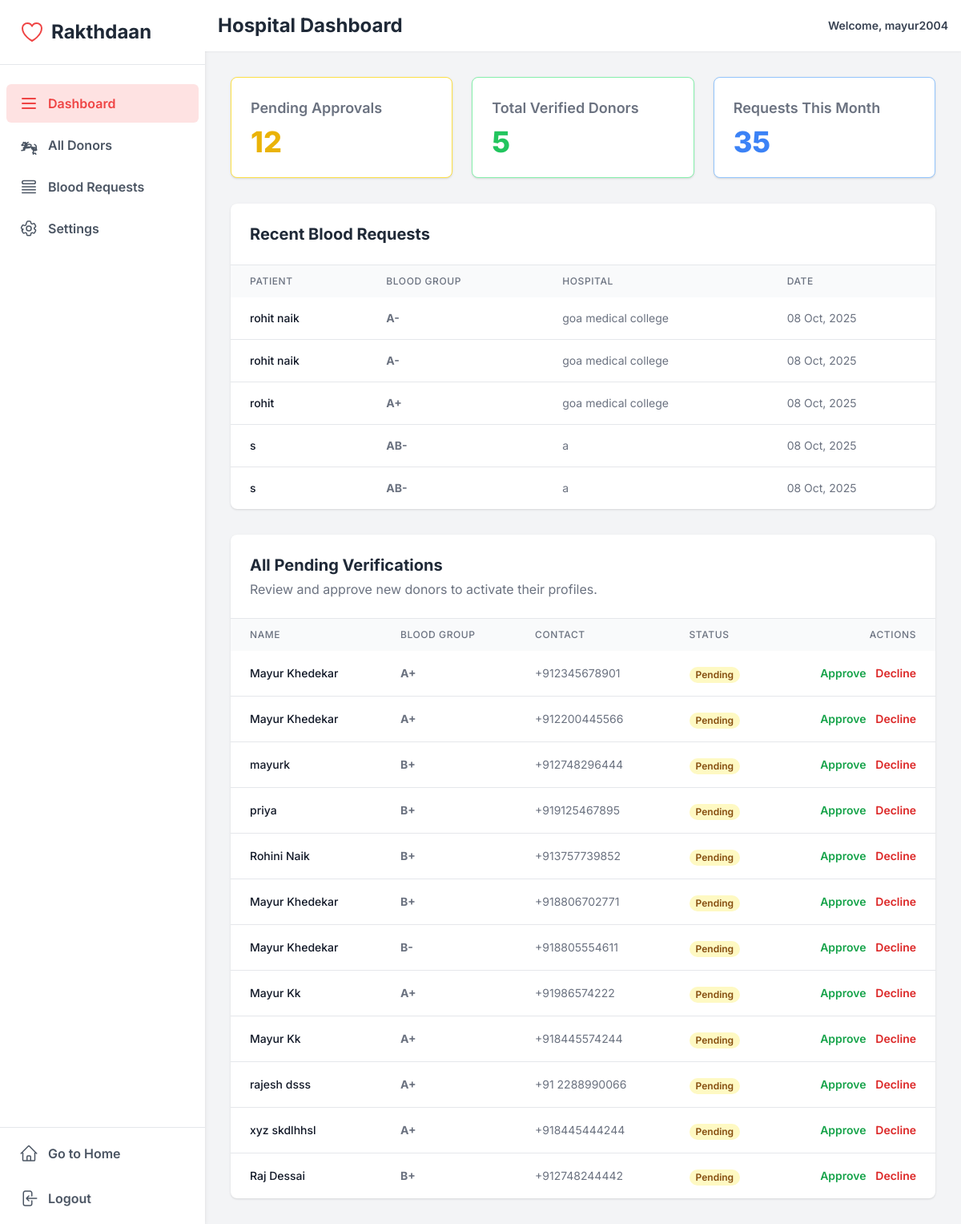
The page /admin-dashboard/ (signed in) on the database as committed earlier.
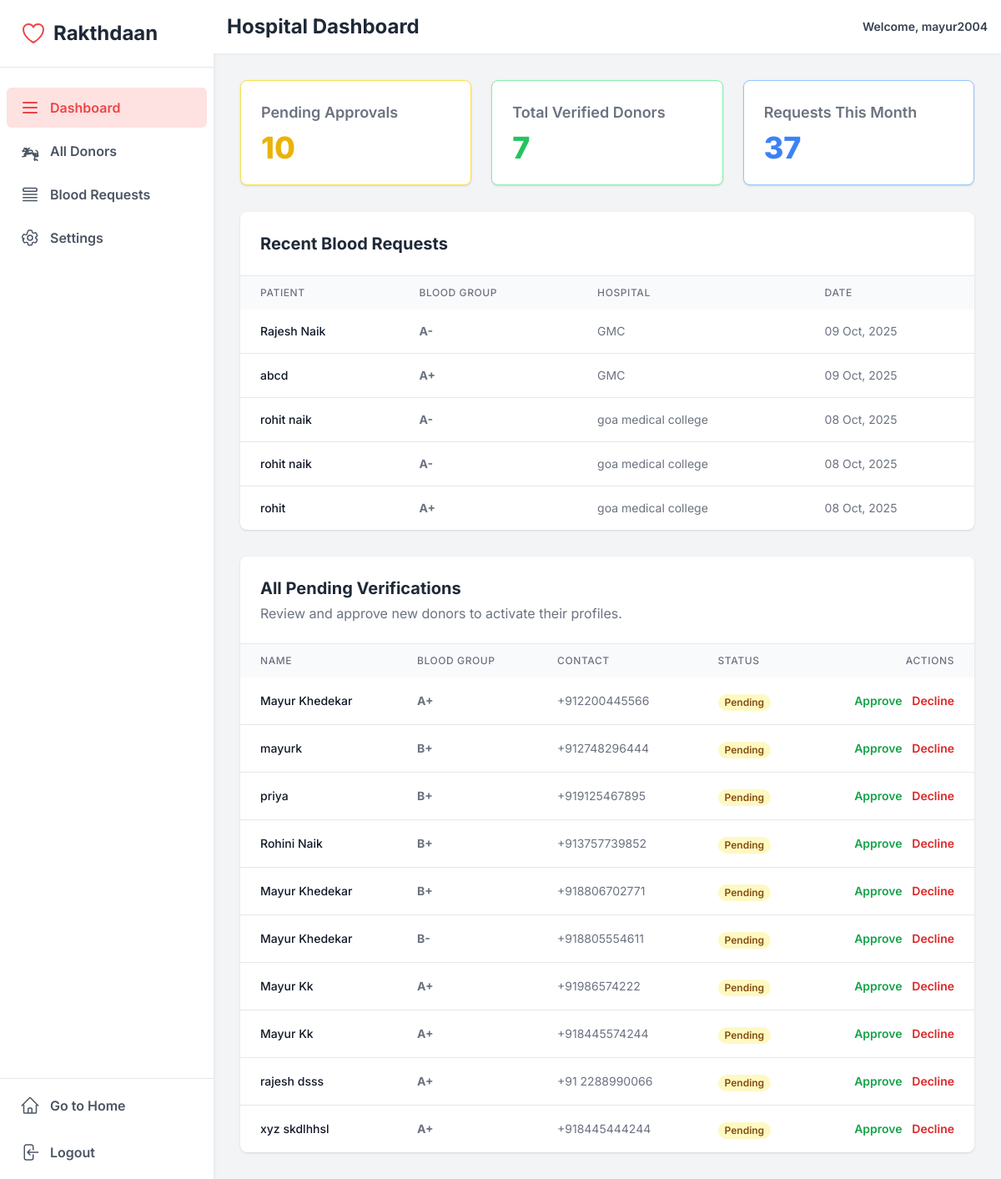
The same page on the database as committed later.
### home/models.py (models this page shows)
class Request_Blood(models.Model):
    patient_name = models.CharField(max_length=100, null=False, blank=False)
    blood_group = models.CharField(
        max_length=3, choices=BloodGroup.choices, null=False, blank=False)
    contact_number = models.CharField(max_length=10, null=False, blank=False)
    hospital_name = models.CharField(max_length=100, null=False, blank=False)
    created_at = models.DateTimeField(auto_now_add=True)

### donors/models.py (models this page shows, shortened)
class Donor(models.Model):
    user = models.OneToOneField(User, on_delete=models.CASCADE, null=True, blank=True)
    name = models.CharField(max_length=100, blank=False)
    age = models.IntegerField()
    gender = models.CharField(max_length=10, null=True, blank=True)
    blood_group = models.CharField(max_length=3, choices=BloodGroup.choices, blank=False, null=False)
    phone_number = PhoneNumberField(region="IN", null=True, blank=True, unique=True)
    email = models.EmailField(unique=True, blank=True, null=True)
    address = models.TextField(blank=True, null=True)
    last_donation_date = models.DateField(blank=True, null=True)
    is_active = models.BooleanField(default=True)
    is_verified = models.BooleanField(default=False)
    created_at = models.DateTimeField(auto_now_add=True)

### adminpanel/views.py (the view, shortened to what this page needs)
# urls.py: path('admin-dashboard/', admin_dashboard_view, name='admin_dashboard'),
@login_required
def admin_dashboard_view(request, donor_id=None, action=None):
    if not request.user.is_staff:
        messages.error(request, "You Do not have access to this page. Plz Contact Admin.")
        return redirect('/')
    if donor_id and action == "approve":
        donor = get_object_or_404(Donor, id=donor_id)
        donor.is_verified=True
        donor.save()
        messages.success(request, f"Donor '{donor.name}' has been successfully approved.")
        return redirect('admin_dashboard')
    pending_donors = Donor.objects.filter(is_verified=False)
    pending_donors_count = pending_donors.count()
    verified_donors_count = Donor.objects.filter(is_verified=True).count()
    day_30_days_ago = timezone.now()-datetime.timedelta(days=30)
    this_month_req_count = Request_Blood.objects.filter(created_at__gte=day_30_days_ago).count()
    latest_blood_requests = Request_Blood.objects.all().order_by('-created_at')[:5]
    context = {
        'pending_donors': pending_donors,
        'pending_donors_count': pending_donors_count,
        'verified_donors_count': verified_donors_count,
        'this_month_req_count': this_month_req_count,
        'latest_blood_requests': latest_blood_requests,
    }
    return render(request, "hospital_admin.html" , context)

### adminpanel/templates/hospital_admin.html (shortened to what the changed rows need)
{% extends "base.html" %}
{% block start %}
<div>
    <script src="https://cdn.tailwindcss.com"></script>
    <div class="h-screen flex overflow-hidden bg-gray-100">
        <aside class="w-64 bg-white shadow-md hidden md:flex flex-col flex-shrink-0">
            <div class="p-6 flex items-center space-x-2 border-b">
                <h1 class="text-2xl font-bold text-gray-800">Rakthdaan</h1>
            </div>
        </aside>
        <div class="flex-1 flex flex-col overflow-y-auto">
            <header class="bg-white shadow-sm p-4 flex justify-between items-center sticky top-0 z-10">
                <h1 class="text-2xl font-bold text-gray-800">Hospital Dashboard</h1>
            </header>
            <main class="flex-1 p-6 md:p-8">
                <div class="grid grid-cols-1 sm:grid-cols-2 lg:grid-cols-3 gap-6 mb-8">
                    <div class="bg-white p-6 rounded-lg shadow border border-yellow-300">
                        <h3 class="text-lg font-semibold text-gray-500">Pending Approvals</h3>
                        <p class="text-4xl font-extrabold text-yellow-500 mt-2">{{ pending_donors_count }}</p>
                    </div>
                    <div class="bg-white p-6 rounded-lg shadow border border-green-300">
                        <h3 class="text-lg font-semibold text-gray-500">Total Verified Donors</h3>
                        <p class="text-4xl font-extrabold text-green-500 mt-2">{{ verified_donors_count }}</p>
                    </div>
                     <div class="bg-white p-6 rounded-lg shadow border border-blue-300">
                        <h3 class="text-lg font-semibold text-gray-500">Requests This Month</h3>
                        <p class="text-4xl font-extrabold text-blue-500 mt-2">{{ this_month_req_count }}</p>
                    </div>
                </div>
                <div class="bg-white rounded-lg shadow mb-8">
                    <div class="p-6 border-b">
                        <h2 class="text-xl font-bold text-gray-800">Recent Blood Requests</h2>
                    </div>
                    <div class="overflow-x-auto">
                        <table class="w-full">
                            <thead class="bg-gray-50">
                                <tr>
                                    <th class="px-6 py-3 text-left text-xs font-medium text-gray-500 uppercase tracking-wider">Patient</th>
                                    <th class="px-6 py-3 text-left text-xs font-medium text-gray-500 uppercase tracking-wider">Blood Group</th>
                                    <th class="px-6 py-3 text-left text-xs font-medium text-gray-500 uppercase tracking-wider">Hospital</th>
                                    <th class="px-6 py-3 text-left text-xs font-medium text-gray-500 uppercase tracking-wider">Date</th>
                                </tr>
                            </thead>
                            <tbody class="divide-y divide-gray-200">
                                {% for req in latest_blood_requests %}
                                <tr>
                                    <td class="px-6 py-4 whitespace-nowrap text-sm font-medium text-gray-900">{{ req.patient_name }}</td>
                                    <td class="px-6 py-4 whitespace-nowrap text-sm text-gray-500 font-bold">{{ req.blood_group }}</td>
                                    <td class="px-6 py-4 whitespace-nowrap text-sm text-gray-500">{{ req.hospital_name }}</td>
                                    <td class="px-6 py-4 whitespace-nowrap text-sm text-gray-500">{{ req.created_at|date:"d M, Y" }}</td>
                                </tr>
                                {% empty %}
                                <tr>
                                    <td colspan="4" class="px-6 py-12 text-center text-gray-500">No recent blood requests.</td>
                                </tr>
                                {% endfor %}
                            </tbody>
                        </table>
                    </div>
                </div>
                <div class="bg-white rounded-lg shadow overflow-hidden">
                    <div class="p-6 border-b flex justify-between items-center">
                        <div>
                            <h2 class="text-xl font-bold text-gray-800">All Pending Verifications</h2>
                        </div>
                    </div>
                    <div class="overflow-x-auto">
                        <table class="w-full">
                            <thead class="bg-gray-50">
                                <tr>
                                    <th class="px-6 py-3 text-left text-xs font-medium text-gray-500 uppercase tracking-wider">Name</th>
                                    <th class="px-6 py-3 text-left text-xs font-medium text-gray-500 uppercase tracking-wider">Blood Group</th>
                                    <th class="px-6 py-3 text-left text-xs font-medium text-gray-500 uppercase tracking-wider">Contact</th>
                                    <th class="px-6 py-3 text-left text-xs font-medium text-gray-500 uppercase tracking-wider">Status</th>
                                    <th class="px-6 py-3 text-right text-xs font-medium text-gray-500 uppercase tracking-wider">Actions</th>
                                </tr>
                            </thead>
                            <tbody class="divide-y divide-gray-200">
                                {% for donor in pending_donors %}
                                <tr>
                                    <td class="px-6 py-4 whitespace-nowrap text-sm font-medium text-gray-900">{{ donor.name }}</td>
                                    <td class="px-6 py-4 whitespace-nowrap text-sm text-gray-500 font-bold">{{ donor.blood_group }}</td>
                                    <td class="px-6 py-4 whitespace-nowrap text-sm text-gray-500">{{ donor.phone_number }}</td>
                                    <td class="px-6 py-4 whitespace-nowrap">
                                        <span class="px-2 inline-flex text-xs leading-5 font-semibold rounded-full bg-yellow-100 text-yellow-800">Pending</span>
                                    </td>
                                    <td class="px-6 py-4 whitespace-nowrap text-right text-sm font-medium space-x-2">
                                        <a href="{% url 'admin_dashboard_action' donor_id=donor.id action='approve' %}" class="text-green-600 hover:text-green-900 font-semibold">Approve</a>
                                        <a href="{% url 'admin_dashboard_action' donor_id=donor.id action='decline' %}" class="text-red-600 hover:text-red-900 font-semibold">Decline</a>
                                    </td>
                                </tr>
                                {% empty %}
                                <tr>
                                    <td colspan="5" class="px-6 py-12 text-center text-gray-500">No new donors are currently pending verification.</td>
                                </tr>
                                {% endfor %}
                            </tbody>
                        </table>
                    </div>
                </div>
            </main>
        </div>
    </div>
</div>
{% endblock %}

Rows that differ between the two databases and show on the page:
no longer on this page (row unchanged): Request_Blood: patient_name "s", blood_group "AB-", hospital_name "a", created_at "08 Oct, 2025"
no longer on this page (row unchanged): Request_Blood: patient_name "s", blood_group "AB-", hospital_name "a", created_at "08 Oct, 2025"
no longer on this page (row edited): Donor: name "Mayur Khedekar", blood_group "A+", phone_number "+912345678901"
no longer on this page (row edited): Donor: name "Raj Dessai", blood_group "B+", phone_number "+912748244442"
added Request_Blood: patient_name "Rajesh Naik", blood_group "A-", hospital_name "GMC", created_at "09 Oct, 2025"
added Request_Blood: patient_name "abcd", blood_group "A+", hospital_name "GMC", created_at "09 Oct, 2025"
Other text that changed with them:
{{ pending_donors_count }}: "12" → "10"
{{ verified_donors_count }}: "5" → "7"
{{ this_month_req_count }}: "35" → "37"
